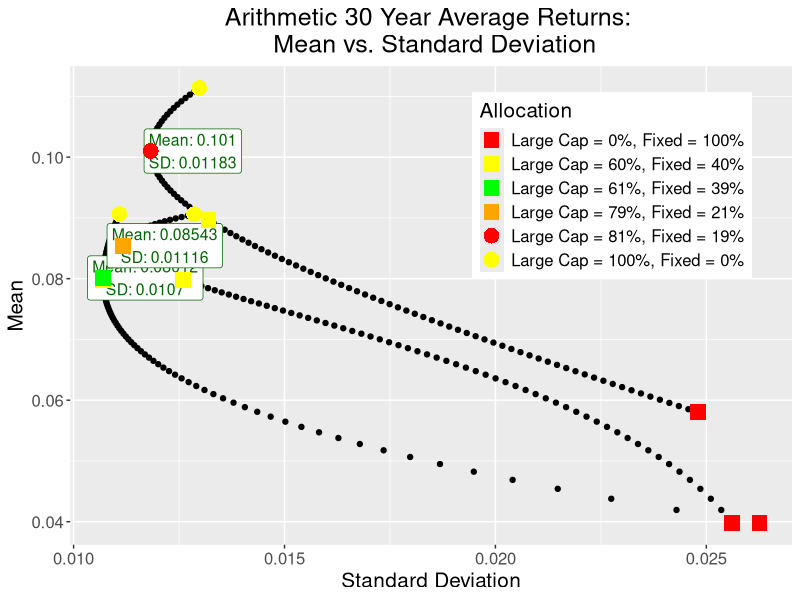

Reproduce this figure in R. (Note: this script raises an error after producing the figure.)
## ---- chunk 1
knitr::opts_chunk$set(echo = TRUE)
library(dplyr)
install.packages("plotrix")
library(plotrix)
library(ggplot2)
library(lubridate)
install.packages("ggrepel")
library(ggrepel)
library(readxl)
## ---- chunk 2

Monthly_Data <- read_excel("Project 2 Historical Data.xlsx", 
    sheet = "60-40 Returns Monthly", range = "B10:D1174")

Monthly_Data1 <- read_excel("Project 2 Historical Data.xlsx", 
    sheet = "60-40 Returns Monthly", range = "B10:D1174")

Monthly_Data1 = Monthly_Data
Monthly_Data1[c(2,3)] = 1 + Monthly_Data1[c(2,3)] 

vect0 = vector()
for(i in 0:100){
  vect0 = append(vect0, paste0("Folio ", i, "/",100-i))
}

Monthly_Data2 = Monthly_Data1
Monthly_Data3 = Monthly_Data1

# 12-month returns
for(i in 1:805){
  x=i
  y=x+359
  Monthly_Data1$`Large Cap TR`[i] = prod(Monthly_Data1$`Large Cap TR`[x:y])-1
  Monthly_Data1$FIXED[i] = prod(Monthly_Data1$FIXED[x:y])-1
  Monthly_Data2$`Large Cap TR`[i] = sum(Monthly_Data2$`Large Cap TR`[x:y])/360 - 1
  Monthly_Data2$FIXED[i] = sum(Monthly_Data2$FIXED[x:y])/360 - 1
  Monthly_Data3$`Large Cap TR`[i] = prod(Monthly_Data3$`Large Cap TR`[x:y])^(1/360)-1
  Monthly_Data3$FIXED[i] = prod(Monthly_Data3$FIXED[x:y])^(1/360)-1}






# 12-month allocation returns
for(i in 0:100){
  alpha = i/100
  Monthly_Data1[paste0("Folio", i)] = NA
  Monthly_Data2[paste0("Folio", i)] = NA
  Monthly_Data3[paste0("Folio", i)] = NA
  for(j in 1:805){
    Monthly_Data1[j, i+4] = alpha*Monthly_Data1$`Large Cap TR`[j] + (1-alpha)*Monthly_Data1$FIXED[j]
    Monthly_Data2[j, i+4] = alpha*Monthly_Data2$`Large Cap TR`[j] + (1-alpha)*Monthly_Data2$FIXED[j]
    Monthly_Data3[j, i+4] = alpha*Monthly_Data3$`Large Cap TR`[j] + (1-alpha)*Monthly_Data3$FIXED[j]
    }}
Monthly_Data1 = Monthly_Data1[,4:104]
Monthly_Data2 = Monthly_Data2[,4:104]
Monthly_Data3 = Monthly_Data3[,4:104]



Monthly_Data1 = Monthly_Data1[1:805,]
Monthly_Data2 = Monthly_Data2[1:805,]
Monthly_Data3 = Monthly_Data3[1:805,]

Monthly_Data1 = Monthly_Data1^(1/36)-1
Monthly_Data2 = (1+Monthly_Data2)^(12)-1
Monthly_Data3 = (1+Monthly_Data3)^(12)-1


stat = Monthly_Data1[1:101, 1:8]
stat[,1:8]=NA
colnames(stat) = c("Allocation", "Num", "Compound_Mean", "Compound_std", "Arith_Mean", "Arith_std", "Geom_Mean", "Geom_std")
stat$Allocation = colnames(Monthly_Data1)[1:101]
stat["Num"] = c(seq(0,100,1))



for(i in 0:100){
  stat[i+1, 3] = sum(Monthly_Data1[, i+1])/805
  stat[i+1, 4] = sqrt(var(Monthly_Data1[, i+1]))
  stat[i+1, 5] = sum(Monthly_Data1[, i+1])/805
  stat[i+1, 6] = sqrt(var(Monthly_Data2[, i+1]))
  stat[i+1, 7] = sum(Monthly_Data3[, i+1])/805
  stat[i+1, 8] = sqrt(var(Monthly_Data3[, i+1]))}

Allocation = vector()
for(i in 0:100){
  Allocation = append(Allocation, paste0("Large Cap = ", i, "%, Fixed = ", 100-i, "%"))}
stat$Allocation = c(Allocation)

stat$Allocation = factor(stat$Allocation, levels = c(stat$Allocation))



for(i in c(4,6,8)){
  frame = stat[,  c(1:2, i, i-1)]
  min1 = min(frame[,3])
  max1 = max(frame[,3])
  min2 = min(frame[,4])
  max2 = max(frame[,4])
  vect = vector()
  vect = append(vect, c(1,61,101))
  for(j in 1:101){
    if((frame[j, 3] == min1) | (frame[j, 3] == max1)){
      vect = append(vect, frame$Num[j+1])}
    if((frame[j, 4] == min2) | (frame[j, 4] == max2)){
      vect = append(vect, frame$Num[j+1])}}
  vect = unique(vect)
  vect = sort(vect)
  signif_pts = stat[c(vect), c(1:2, i, i-1)]
  signif_pts = signif_pts %>%
    mutate("Rank" = rank(signif_pts[,3]))
  signif_pts["Rank_Color"] = NA
  vect_col = vector()
  if(length(vect)==5){
    for(k in 1:length(vect)){
      if(as.integer(signif_pts$Rank[k]) == 1){
        vect_col = append(vect_col, "green")}
      else{
        if(as.integer(signif_pts$Rank[k]) == 2){
          vect_col = append(vect_col, "greenyellow")}
        else{
          if(as.integer(signif_pts$Rank[k]) == 3){
            vect_col = append(vect_col, "yellow")}
          else{
            if(as.integer(signif_pts$Rank[k]) == 4){
              vect_col = append(vect_col, "orange")}
            else{
              if(as.integer(signif_pts$Rank[k]) == 5){
                vect_col = append(vect_col, "red")}}}}}}}
  if(length(vect)==4){
    for(k in 1:length(vect)){
      if(as.integer(signif_pts$Rank[k]) == 1){
        vect_col = append(vect_col, "green")}
      else{
        if(as.integer(signif_pts$Rank[k]) == 2){
          vect_col = append(vect_col, "yellow")}
        else{
          if(as.integer(signif_pts$Rank[k]) == 3){
            vect_col = append(vect_col, "orange")}
          else{
            if(as.integer(signif_pts$Rank[k]) == 4){
              vect_col = append(vect_col, "red")}}}}}}
  if(length(vect)==3){
    for(k in 1:length(vect)){
      if(as.integer(signif_pts$Rank[k]) == 1){
        vect_col = append(vect_col, "green")}
      else{
        if(as.integer(signif_pts$Rank[k]) == 2){
          vect_col = append(vect_col, "orange")}
        else{
          if(as.integer(signif_pts$Rank[k]) == 3){
            vect_col = append(vect_col, "red")}}}}}
  signif_pts$Rank_Color = vect_col
  signif_pts["Type"] = colnames(signif_pts)[3]
  colnames(signif_pts)[3:4] = c("STD", "Mean")
  assign(paste0("signif1_", colnames(frame)[3]), signif_pts)}


signif_pts_all = rbind(signif1_Compound_std, signif1_Arith_std, signif1_Geom_std)



# significant_Losses_FIXa %>%
#   ggplot()+
#   geom_col(aes(x=abs(FIX60), y = Month, fill = Probability)) +
#   facet_wrap(~as.character(Year)) +
#   labs(title="12-Month Significant Losses on the Blended Fixed Income Fund for the 60/40 Portfolio",
#   x = "Investment Loss")+
#   scale_fill_manual(values  = c("< 5%" = "yellow",
#                                 "< 1%" = "orange",
#                                 "< 0.1%" = "orangered1")) +
#   geom_text(aes(x = abs(FIX60), y = Month, label = round(abs(FIX60), 4)), hjust=1) +
#   theme(plot.title = element_text(hjust = 0.5),
#         strip.text = element_text(size = 15),
#         axis.text = element_text(size = 12),
#         axis.title = element_text(size = 15),
#         title =element_text(size=18, face='bold'),
#         legend.text = element_text(size = 12))

name = "Compound"
name1 = "Arithmetic"
name2 = "Geometric"

df1 = stat[,c(1,2,3,4)]
colnames(df1)[3:4] = c("Mean", "Std")
df1$Allocation = paste0(name, ":", "\n", df1$Allocation)
df1["Type"] = "Compound"
df2 = stat[,c(1,2,5,6)]
colnames(df2)[3:4] = c("Mean", "Std")
df2$Allocation = paste0(name1, ":", "\n", df2$Allocation)
df2["Type"] = "Arith"
df3 = stat[,c(1,2,7,8)]
colnames(df3)[3:4] = c("Mean", "Std")
df3$Allocation = paste0(name2, ":", "\n", df3$Allocation)
df3["Type"] = "Geom"
stata = rbind(df1,df2,df3)


for(i in 1:12){
  if(signif_pts_all$Rank[i] == 1){
    signif_pts_all$Shape[i] = 15}
  if(signif_pts_all$Rank[i] == 2){
    signif_pts_all$Shape[i] = 16}
  if(signif_pts_all$Rank[i] == 3){
    signif_pts_all$Shape[i] = 17}
  if(signif_pts_all$Rank[i] == 4){
    signif_pts_all$Shape[i] = 18}
  
}


stata$Type = factor(stata$Type)

signif_pts_all["Shape"] = c(rep(15, 4), rep(16, 4), rep(17, 4))
# signif_pts_all$Allocation = factor(signif_pts_all$Allocation)
# signif_pts_all$Rank_Color = factor(signif_pts_all$Rank_Color)

signif_pts0 = signif_pts_all
col_pal <- c(signif_pts0$Rank_Color)
shape_pal <- c(signif_pts0$Shape)
ggplot(data = stata, aes(x= Std, y = Mean, facet = Type)) + geom_point() +
  geom_label(data=signif_pts0[c(3,7,11),], aes(x = STD, y = Mean, 
                                   label = paste0(
                                     "Mean: ", signif(Mean, 4), "\n", 
                                     "SD: ", signif(STD, 4))),
             color = "darkgreen", size=4, nudge_x = 0.001) + 
  geom_point(data = signif_pts0, aes(x = STD, y = Mean, color=Allocation, shape = Allocation), size=5)+
  scale_color_manual(values = col_pal) +
  scale_shape_manual(values = shape_pal) +
  labs(title = "Arithmetic 30 Year Average Returns: \n Mean vs. Standard Deviation") +
  ylab("Mean") +
  xlab("Standard Deviation") +
  theme(plot.title = element_text(hjust = 0.5, size =18),
        axis.text = element_text(size = 12),
        axis.title = element_text(size=15),
        legend.position = c(0.75, 0.75),
        legend.text = element_text(size=12),
        legend.title = element_text(size=15))

signif_pts0 = signif1_Compound_std
col_pal <- c(signif_pts0$Rank_Color)
ggplot(data = stat, aes(x= Compound_std, y = Compound_Mean)) + geom_point() +
  geom_label(data=signif_pts0[3,], aes(x = STD, y = Mean, 
                                   label = paste0(
                                     "Mean: ", signif(Mean, 4), "\n", 
                                     "SD: ", signif(STD, 4))),
             color = "darkgreen", size=4, nudge_x = 0.001) + 
  geom_point(data=signif_pts0, aes(color=Allocation), size=5)+
  scale_color_manual(values = col_pal[1:4]) +
  labs(title = "Arithmetic 30 Year Average Returns: \n Mean vs. Standard Deviation") +
  ylab("Mean") +
  xlab("Standard Deviation") +
  theme(plot.title = element_text(hjust = 0.5, size =18),
        axis.text = element_text(size = 12),
        axis.title = element_text(size=15),
        legend.position = c(0.75, 0.75),
        legend.text = element_text(size=12),
        legend.title = element_text(size=15))







# geom_point(data = stat, aes(x = Arith_std, y = Arith_Mean)) + 
#   geom_label(data=signif_pts_all[3,], aes(x = Arith_std, y = Arith_Mean, 
#                                    label = paste0(
#                                      "Mean: ", signif(Arith_Mean, 4), "\n", 
#                                      "SD: ", signif(Arith_std, 4))),
#              color = "darkgreen", size=4, nudge_x = 0.00015) +
#   geom_point(data = signif_pts1, aes(color = Allocation), size=5)
# 
# signif_pt = rbind(signif_pts0, signif_pts1, signif_pts2, na.)
# 
# 
# + 
#   geom_point(data = signif_pts1, aes(color=Allocation), size=5)+
#   geom_point(data = stat, aes(x = Geom_std, y = Geom_Mean)) + 
#   geom_label(data=signif_pts0[3,], aes(x = Geom_std, y = Geom_Mean, 
#                                    label = paste0(
#                                      "Mean: ", signif(Geom_Mean, 4), "\n", 
#                                      "SD: ", signif(Geom_std, 4))),
#              color = "darkgreen", size=4, nudge_x = 0.00015) + 
#   geom_point(data = signif_pts2, aes(color=Allocation), size=5)+
# `
## ---- chunk 3

# # Annual Allocation returns
# for(i in 0:100){
#   alpha = i/100
#   Data[paste0("Folio", i)] = NA
#   for(j in 1:97){
#     Data[j, length(colnames(Data))] = alpha*Data$LCTR_true[j] + (1-alpha)*Data$FIXED_true[j]}}

# Annual from Monthly
annual = data.frame(matrix(ncol=102,nrow=97))
colnames(annual) = colnames(Monthly_Data)[c(1, 4:104)]
x=1
for(i in 1:1153){
  if((i-1)%%12 ==0){
    annual[x,] = Monthly_Data[i,c(1,4:104)]
    annual[x,1] = year(Monthly_Data$Date[i])
    x = x + 1}}

# IB
IB <- read_excel("Project 2 Historical Data.xlsx",
    range = "AO11:AR1175", col_types = c("numeric",
        "skip", "skip", "numeric"))

IB["Date"] = Monthly_Data1$Date 
IB = IB[,c(3,1:2)]
IB_plus1 = IB


IB[,2:3] = 1 + IB[,2:3]
IB2 = IB
IB3 = IB


colnames(IB) = c("Date", "t_bill", "inflation")
IB_Monthly_cmp12 = IB
IB_Monthly_cmp12 = IB_Monthly_cmp12[1:1153,]
IB_Monthly_cmp12[,2:3]=NA
for(j in 2:3){
  for(i in 1:1153){
    x=i
    y1=x+11
    IB_Monthly_cmp12[i,j] = prod(IB_plus1[x:y1, j])-1}}

IB_annual_cmp12 = IB_Monthly_cmp12[1:97,]
x=1
for(i in 1:1153){
  if((i-1)%%12==0){
    IB_annual_cmp12[x,] = IB_Monthly_cmp12[i,]
    x=x+1}}

Annual_IB_Data_a = IB_annual_cmp12
colnames(Annual_IB_Data_a) = colnames(IB_annual_cmp12)
Annual_IB_Data_g = Annual_IB_Data_a

# Mean
Mean = annual
colnames(Mean)[2:102] = vect0
Mean1 = Mean
Mean1[,2:102] = Mean1[,2:102]+1
arith = Mean[1:68,]
# arith mean
arith[, c(2:102)] = NA
# arith sharpe
arith1 = arith
arith11 = arith
# arith risk reward ratio
arith_rrr = arith
# geom mean
Geom = arith
# geom sharpe
Geom1 = arith
Geom11 = arith
# geom risk reward ratio
Geom_rrr = arith

IB_annual_cmp12_g = IB_annual_cmp12
IB_annual_cmp12_g[,2:3] = 1 + IB_annual_cmp12_g[,2:3]

for(i in 1:2){
  for(j in 1:68){
    x=j
    y=x+29
    Annual_IB_Data_a[j, i+1] = sum(IB_annual_cmp12[x:y, i+1])/30
    Annual_IB_Data_g[j, i+1] = prod(IB_annual_cmp12_g[x:y, i+1])^(1/30)-1}}

Annual_IB_Data_a = Annual_IB_Data_a %>%
  mutate("diff" = Annual_IB_Data_a$t_bill - Annual_IB_Data_a$inflation)

Annual_IB_Data_g = Annual_IB_Data_g %>%
  mutate("diff" = Annual_IB_Data_g$t_bill - Annual_IB_Data_g$inflation)

for(i in 0:100){
  for(j in 1:68){
    x=j
    y=x+29
    arith[j,i+2] = mean(Mean[x:y, i+2])
    Geom[j,i+2] = (prod(Mean1[x:y, i+2]))^(1/30)-1}}


arith_CI = arith
Geom_CI = Geom

for(i in 0:100){
  for(j in 1:68){
    x=j
    y=x+29
    std = sqrt(var(Mean[x:y, i+2]))
    name = paste0("CI", i)
    arith_CI[j, i+2] = arith[j, i+2] - 1.96*std
    arith_rrr[j, i+2] = std/arith[j, i+2]
    arith1[j, i+2] = arith[j, i+2] - Annual_IB_Data_a$diff[j]
    arith1[j, i+2] = arith1[j, i+2]/std
    arith11[j, i+2] = arith[j, i+2] - Annual_IB_Data_a$t_bill[j]
    arith11[j, i+2] = arith11[j, i+2]/std
    Geom_CI[j, i+2] = Geom[j, i+2] - 1.96*std
    Geom_rrr[j, i+2] = std/Geom[j, i+2]
    Geom1[j, i+2] = Geom[j, i+2] - Annual_IB_Data_g$diff[j]
    Geom1[j, i+2] = Geom1[j, i+2]
    Geom11[j, i+2] = Geom[j, i+2] - Annual_IB_Data_g$t_bill[j]
    Geom11[j, i+2] = Geom11[j, i+2]/std}}




total = Mean1
total = total[1:68,]
total[,2:102]=NA
total_rrr = total
total_sharpe1 = total
total_sharpe2 = total
for(i in 0:100){
  for(j in 1:68){
    x=j
    y=x+29
    std = sd(Mean1[x:y, i+2])
    total[j,i+2] = (prod(Mean1[x:y, i+2]))
    total_sharpe1[j,i+2] = (((prod(Mean1[x:y, i+2])) - prod(IB_plus1[x:y, 2]) + prod(IB_plus1[x:y, 3]))/std)^(1/30)
    total_sharpe2[j,i+2] = (((prod(Mean1[x:y, i+2])) - prod(IB_plus1[x:y, 2]))/std)^(1/30)
    total_rrr[j,i+2]= (total[j,i+2]/std)^(1/30)}}

stats = data.frame(matrix(nrow=101, ncol = 26))
colnames(stats) = c("Allocation", "Spread_num", "arith_Mean", "arith_STD_DEV", "arith_Sharpe1", "arith_Sharpe1_std", "arith_Sharpe2", "arith_Sharpe2_std", "arith_RRR",  "arith_RRR_std", "Geom_Mean", "Geom_STD_DEV", "Geom_Sharpe1", "Geom_Sharpe1_std", "Geom_Sharpe2", "Geom_Sharpe2_std", "Geom_RRR",  "Geom_RRR_std", "Total_Return", "Total_Return_std", "Total_Sharpe1", "Total_Sharpe1_std", "Total_Sharpe2", "Total_Sharpe2_std", "Total_RRR", "Total_RRR_std")
stats$Spread_num = c(seq(0,100,1))
Allocation = vector()
for(i in 0:100){
  Allocation = append(Allocation, paste0("Large Cap = ", i, "%, Fixed = ", 100-i, "%"))}
stats$Allocation = c(Allocation)

# Stats
for(i in 0:100){
  stats$arith_Mean[i+1] = sum(arith[,i+2])/68
  stats$arith_STD_DEV[i+1] = sqrt(var(arith[, i+2]))
  stats$arith_Sharpe1[i+1] = sum(arith1[,i+2])/68
  stats$arith_Sharpe2[i+1] = sum(arith11[,i+2])/68
  stats$arith_Sharpe1_std[i+1] = sqrt(var(arith1[,i+2]))
  stats$arith_Sharpe2_std[i+1] = sqrt(var(arith11[,i+2]))
  stats$arith_RRR[i+1] = sum(arith_rrr[,i+2])/68
  stats$arith_RRR_std[i+1] = sqrt(var(arith_rrr[,i+2]))
  stats$Geom_Mean[i+1] = sum(Geom[,i+2])/68
  stats$Geom_STD_DEV[i+1] = sqrt(var(Geom[, i+2]))
  stats$Geom_Sharpe1[i+1] = sum(Geom1[,i+2])/68
  stats$Geom_Sharpe2[i+1] = sum(Geom11[,i+2])/68
  stats$Geom_Sharpe1_std[i+1] = sqrt(var(Geom1[,i+2]))
  stats$Geom_Sharpe2_std[i+1] = sqrt(var(Geom11[,i+2]))
  stats$Geom_RRR[i+1] = sum(Geom_rrr[,i+2])/68
  stats$Geom_RRR_std[i+1] = sqrt(var(Geom_rrr[,i+2]))
  stats$Total_Return[i+1] = sum(total[, i+2])/68
  stats$Total_Return_std[i+1] = sqrt(var(total[, i+2]))
  stats$Total_RRR[i+1] = sum(total_rrr[, i+2])/68
  stats$Total_RRR_std[i+1] = sqrt(var(total_rrr[, i+2]))
  stats$Total_Sharpe1[i+1] = sum(total_sharpe1[, i+2])/68
  stats$Total_Sharpe1_std[i+1] = sqrt(var(total_sharpe1[, i+2]))
  stats$Total_Sharpe2[i+1] = sum(total_sharpe2[, i+2])/68
  stats$Total_Sharpe2_std[i+1] = sqrt(var(total_sharpe2[, i+2]))}


stats2 = data.frame(matrix(nrow=101, ncol = 28))
colnames(stats2) = c("Allocation", "Spread_num", "arith_CI", "arith_CI2", "arith_Sharpe1_CI", "arith_Sharpe1_CI2", "arith_Sharpe2_CI", "arith_Sharpe2_CI2", "arith_RRR_CI", "arith_RRR_CI2", "Geom_CI", "Geom_CI2", "Geom_Sharpe1_CI", "Geom_Sharpe1_CI2", "Geom_Sharpe2_CI", "Geom_Sharpe2_CI2", "Geom_RRR_CI", "Geom_RRR_CI2", "Total_Return_CI", "Total_Return_CI2", "Total_Sharpe1_CI", "Total_Sharpe1_CI2", "Total_Sharpe2_CI", "Total_Sharpe2_CI2", "Total_RRR_CI", "Total_RRR_CI2", "Prob", "Prob2")
stats2[,1:2] = stats[, 1:2]

# Stats
for(i in 0:100){
  stats2$arith_CI[i+1] = stats$arith_Mean[i+1] - 1.96 * stats$arith_STD_DEV[i+1]
  stats2$arith_CI2[i+1] = stats$arith_Mean[i+1] + 1.96 * stats$arith_STD_DEV[i+1]
  stats2$arith_Sharpe1_CI[i+1] = stats$arith_Sharpe1[i+1] - 1.96 * stats$arith_Sharpe1_std[i+1]
  stats2$arith_Sharpe1_CI2[i+1] = stats$arith_Sharpe1[i+1] + 1.96 * stats$arith_Sharpe1_std[i+1]
  stats2$arith_Sharpe2_CI[i+1] = stats$arith_Sharpe2[i+1] - 1.96 * stats$arith_Sharpe2_std[i+1]
  stats2$arith_Sharpe2_CI2[i+1] = stats$arith_Sharpe2[i+1] + 1.96 * stats$arith_Sharpe2_std[i+1]
  stats2$arith_RRR_CI[i+1] = stats$arith_RRR[i+1] - 1.96 * stats$arith_RRR_std[i+1]
  stats2$arith_RRR_CI2[i+1] = stats$arith_RRR[i+1] + 1.96 * stats$arith_RRR_std[i+1]
  stats2$Geom_CI[i+1] = stats$Geom_Mean[i+1] - 1.96 * stats$Geom_STD_DEV[i+1]
  stats2$Geom_CI2[i+1] = stats$Geom_Mean[i+1] + 1.96 * stats$Geom_STD_DEV[i+1]
  stats2$Geom_Sharpe1_CI[i+1] = stats$Geom_Sharpe1[i+1] - 1.96 * stats$Geom_Sharpe1_std[i+1]
  stats2$Geom_Sharpe1_CI2[i+1] = stats$Geom_Sharpe1[i+1] + 1.96 * stats$Geom_Sharpe1_std[i+1]
  stats2$Geom_Sharpe2_CI[i+1] = stats$Geom_Sharpe2[i+1] - 1.96 * stats$Geom_Sharpe2_std[i+1]
  stats2$Geom_Sharpe2_CI2[i+1] = stats$Geom_Sharpe2[i+1] + 1.96 * stats$Geom_Sharpe2_std[i+1]
  stats2$Geom_RRR_CI[i+1] = stats$Geom_RRR[i+1] - 1.96 * stats$Geom_RRR_std[i+1]
  stats2$Geom_RRR_CI2[i+1] = stats$Geom_RRR[i+1] + 1.96 * stats$Geom_RRR_std[i+1]
  stats2$Total_Return_CI[i+1] = stats$Total_Return[i+1] - 1.96 * stats$Total_Return_std[i+1]
  stats2$Total_Return_CI2[i+1] = stats$Total_Return[i+1] + 1.96 * stats$Total_Return_std[i+1]
  stats2$Total_RRR_CI[i+1] = stats$Total_RRR[i+1] - 1.96 * stats$Total_RRR_std[i+1]
  stats2$Total_RRR_CI2[i+1] = stats$Total_RRR[i+1] + 1.96 * stats$Total_RRR_std[i+1]
  stats2$Total_Sharpe1_CI[i+1] = stats$Total_Sharpe1[i+1] - 1.96 * stats$Total_Sharpe1_std[i+1]
  stats2$Total_Sharpe1_CI2[i+1] = stats$Total_Sharpe1[i+1] + 1.96 * stats$Total_Sharpe1_std[i+1]
  stats2$Total_Sharpe2_CI[i+1] = stats$Total_Sharpe2[i+1] - 1.96 * stats$Total_Sharpe2_std[i+1]
  stats2$Total_Sharpe2_CI2[i+1] = stats$Total_Sharpe2[i+1] + 1.96 * stats$Total_Sharpe2_std[i+1]
  stats2[i+1,27] = pnorm(1, mean = stats$arith_RRR[i+1], sd = stats$arith_RRR_std[i+1], lower.tail = TRUE)
  stats2[i+1,28] = pnorm(1, mean = stats$Geom_RRR[i+1], sd = stats$Geom_RRR_std[i+1], lower.tail = TRUE)}

stats2$Allocation = factor(stats2$Allocation, levels = c(stats2$Allocation))
stats$Allocation = factor(stats$Allocation, levels = c(stats$Allocation))

pnorm(0.1, lower.tail = FALSE)

## ---- chunk 4
for(i  in c(4,6,8,10,12,14,16,18,20,22,24,26)){
  frame = stats[,  c(1,2, i, i-1)]
  min = min(frame[,3])
  max = max(frame[,3])
  vect = vector()
  vect = append(vect, c(1,61,101))
  for(j in 1:101){
    if((frame[j, 3] == min) | (frame[j, 3] == max)){
      vect = append(vect, frame[j+1, 2])}}
  vect = unique(vect)
  if(i==14){
    vect = append(vect, 32)}
  if(i==16){
    vect = append(vect, 69)}
  if(i==20){
    vect = append(vect, 90)} 
  if(i==24){
    vect = append(vect, 78)} 
  if(i==26){
    vect = append(vect, 83)} 
  if(i==22){
    vect = append(vect, 12)}
  vect = sort(vect)
  signif_pts = stats[c(vect), c(1,2, i, i-1)]
  signif_pts = signif_pts %>%
    mutate("Rank" = rank(signif_pts[,3]))
  signif_pts["Rank_Color"] = NA
  vect_col = vector()
  if(length(vect)==5){
    for(k in 1:length(vect)){
      if(as.integer(signif_pts$Rank[k]) == 1){
        vect_col = append(vect_col, "green")}
      else{
        if(as.integer(signif_pts$Rank[k]) == 2){
          vect_col = append(vect_col, "greenyellow")}
        else{
          if(as.integer(signif_pts$Rank[k]) == 3){
            vect_col = append(vect_col, "yellow")}
          else{
            if(as.integer(signif_pts$Rank[k]) == 4){
              vect_col = append(vect_col, "orange")}
            else{
              if(as.integer(signif_pts$Rank[k]) == 5){
                vect_col = append(vect_col, "red")}}}}}}}
  if(length(vect)==4){
    for(k in 1:length(vect)){
      if(as.integer(signif_pts$Rank[k]) == 1){
        vect_col = append(vect_col, "green")}
      else{
        if(as.integer(signif_pts$Rank[k]) == 2){
          vect_col = append(vect_col, "yellow")}
        else{
          if(as.integer(signif_pts$Rank[k]) == 3){
            vect_col = append(vect_col, "orange")}
          else{
            if(as.integer(signif_pts$Rank[k]) == 4){
              vect_col = append(vect_col, "red")}}}}}}
  if(length(vect)==3){
    for(k in 1:length(vect)){
      if(as.integer(signif_pts$Rank[k]) == 1){
        vect_col = append(vect_col, "green")}
      else{
        if(as.integer(signif_pts$Rank[k]) == 2){
          vect_col = append(vect_col, "orange")}
        else{
          if(as.integer(signif_pts$Rank[k]) == 3){
            vect_col = append(vect_col, "red")}}}}}
  signif_pts$Rank_Color = vect_col
  assign(paste0("signif1_", colnames(frame)[3]), signif_pts)}


for(i in c(3,5,7,9,11,13,15,17,19,21,23,25,27,28)){
  if(i!=27 & i!=28){
    frame = stats2[,  c(1,2, i, i+1)]}
  if(i==27 | i==28){
    frame = stats2[, c(1,2, i)]}
  min = min(frame[,3])
  max = max(frame[,3])
  vect = vector()
  vect = append(vect, c(1,61,101))
  if(i==3){
    vect = append(vect, 81)}
  if(i==11){
    vect = append(vect, 78)}
  if(i==23){
    vect = append(vect, 20)}
  if(i==25){
    vect = append(vect, 77)}
  if(i==25){
    vect = append(vect, 77)}
  if(i==21){
    vect = append(vect, 18)}
  for(j in 1:101){
    if((frame[j, 3] == min) | (frame[j, 3] == max)){
      vect = append(vect, frame[j+1, 2])}}
  vect = unique(vect)
  vect = sort(vect)
  if(i!=27 & i!=28){
    signif_pts = stats2[c(vect), c(1,2, i, i+1)]}
  if(i==27 | i==28){
    signif_pts = stats2[c(vect), c(1,2, i)]}
  if(i==9 | i==17 | i==21){
    signif_pts = signif_pts %>%
      mutate("Rank" = rank(signif_pts[,3]))}
  if(i!=9 & i !=17 & i!=21){
    if(length(vect)==3){
      signif_pts = signif_pts %>%
        mutate("Rank" = 4-rank(signif_pts[,3]))}
    else{
      if(length(vect)==4){
        signif_pts = signif_pts %>%
          mutate("Rank" = 5-rank(signif_pts[,3]))}
      else{
      if(length(vect)==5){
        signif_pts = signif_pts %>%
          mutate("Rank" = 6-rank(signif_pts[,3]))}}}}
  signif_pts["Rank_Color"] = NA
  vect_col = vector()
  if(length(vect)==5){
    for(k in 1:length(vect)){
      if(as.integer(signif_pts$Rank[k]) == 1){
        vect_col = append(vect_col, "green")}
      else{
        if(as.integer(signif_pts$Rank[k]) == 2){
          vect_col = append(vect_col, "greenyellow")}
        else{
          if(as.integer(signif_pts$Rank[k]) == 3){
            vect_col = append(vect_col, "yellow")}
          else{
            if(as.integer(signif_pts$Rank[k]) == 4){
              vect_col = append(vect_col, "orange")}
            else{
              if(as.integer(signif_pts$Rank[k]) == 5){
                vect_col = append(vect_col, "red")}}}}}}}
  if(length(vect)==4){
    for(k in 1:length(vect)){
      if(as.integer(signif_pts$Rank[k]) == 1){
        vect_col = append(vect_col, "green")}
      else{
        if(as.integer(signif_pts$Rank[k]) == 2){
          vect_col = append(vect_col, "yellow")}
        else{
          if(as.integer(signif_pts$Rank[k]) == 3){
            vect_col = append(vect_col, "orange")}
          else{
            if(as.integer(signif_pts$Rank[k]) == 4){
              vect_col = append(vect_col, "red")}}}}}}
  if(length(vect)==3){
    for(k in 1:length(vect)){
      if(as.integer(signif_pts$Rank[k]) == 1){
        vect_col = append(vect_col, "green")}
      else{
        if(as.integer(signif_pts$Rank[k]) == 2){
          vect_col = append(vect_col, "orange")}
        else{
          if(as.integer(signif_pts$Rank[k]) == 3){
            vect_col = append(vect_col, "red")}}}}}
  signif_pts$Rank_Color = vect_col
  assign(paste0("signif_", colnames(frame)[3]), signif_pts)}
## ---- chunk 5
# 30 yr arithmetic CI
signif_pts0 = signif_arith_CI
col_pal <- c(signif_pts0$Rank_Color)
ggplot(data = stats2, aes(x = Spread_num, y = arith_CI)) + 
  geom_point() + 
  geom_label(data=signif_pts0[4,], aes(x = Spread_num, y = arith_CI, 
                                   label = paste0(
                                     "95% CI:", "\n", "[", round(arith_CI, 4), ", ", 
                                     round(arith_CI2, 4),"]")),
             color = "darkgreen", size=4, nudge_y = -0.01, nudge_x = -6) + 
  geom_point(data = signif_pts0, aes(color=Allocation), size=5)+
  scale_color_manual(values = col_pal)+
  labs(title = "Arithmetic 30 Year Average Returns: \n Confidence Interval") +
  ylab("Lower Bound") +
  xlab("Allocation (Large Cap)") +
  theme(plot.title = element_text(hjust = 0.5, size =18),
        axis.text = element_text(size = 12),
        axis.title = element_text(size=15),
        legend.position = c(0.75, 0.25),
        legend.text = element_text(size=12),
        legend.title = element_text(size=15))


# 30 yr arithmetic mean vs std
signif_pts0 = signif1_arith_STD_DEV
col_pal <- c(signif_pts0$Rank_Color)
ggplot(data = stats, aes(x = arith_STD_DEV, y = arith_Mean)) + 
  geom_point() + 
  geom_label(data=signif_pts0[3,], aes(x = arith_STD_DEV, y = arith_Mean, 
                                   label = paste0(
                                     "Mean: ", round(arith_Mean, 4), "\n", 
                                     "SD: ", round(arith_STD_DEV, 4))),
             color = "darkgreen", size=4, nudge_x = 0.002) + 
  geom_point(data = signif_pts0, aes(color=Allocation), size=5)+
  scale_color_manual(values = col_pal)+
  labs(title = "Arithmetic 30 Year Average Returns: \n Mean vs. Standard Deviation") +
  ylab("Mean") +
  xlab("Standard Deviation") +
  theme(plot.title = element_text(hjust = 0.5, size =18),
        axis.text = element_text(size = 12),
        axis.title = element_text(size=15),
        legend.position = c(0.75, 0.75),
        legend.text = element_text(size=12),
        legend.title = element_text(size=15))

## ---- chunk 6
# 30 yr arithmetic sharpe1 CI
signif_pts0 = signif_arith_Sharpe1_CI
col_pal <- c(signif_pts0$Rank_Color)
ggplot(data = stats2, aes(x = Spread_num, y = arith_Sharpe1_CI)) + 
  geom_point() + 
  geom_label(data=signif_pts0[2,], aes(x = Spread_num, y = arith_Sharpe1_CI, 
                                   label = paste0(
                                     "95% CI:", "\n", "[", round(arith_Sharpe1_CI, 4), ", ", 
                                     round(arith_Sharpe1_CI2, 4),"]")),
             color = "darkgreen", size=4, nudge_y = -0.03) + 
  geom_point(data = signif_pts0, aes(color=Allocation), size=5)+
  scale_color_manual(values = col_pal)+
  labs(title = "Arithmetic 30 Year Sharpe Ratio (Inflation Adjusted): \n Confidence Interval") +
  ylab("Lower Bound") +
  xlab("Allocation (Large Cap)") +
  theme(plot.title = element_text(hjust = 0.5, size =18),
        axis.text = element_text(size = 12),
        axis.title = element_text(size=15),
        legend.position = c(0.45, 0.25),
        legend.text = element_text(size=12),
        legend.title = element_text(size=15))




# 30 yr arithmetic mean sharpe ratio1
signif_pts0 = signif1_arith_Sharpe1_std
col_pal <- c(signif_pts0$Rank_Color)
ggplot(data = stats, aes(x = arith_Sharpe1_std, y = arith_Sharpe1)) +
  geom_point() +
  geom_label(data=signif_pts0[5,], aes(x = arith_Sharpe1_std, y = arith_Sharpe1,
                                   label = paste0(
                                     "Mean: ", round(arith_Sharpe1, 4), "\n",
                                     "SD: ", round(arith_Sharpe1_std, 4))),
             color = "darkgreen", size=4, nudge_x = 0.03, nudge_y = 0.035) +
  geom_point(data = signif_pts0, aes(color=Allocation), size=5)+
  scale_color_manual(values = col_pal)+
  labs(title = "Arithmetic 30 Year Sharpe Ratio (Inflation Adjusted): \n Mean vs. Standard Deviation") +
  ylab("Mean") +
  xlab("Standard Deviation") +
  theme(plot.title = element_text(hjust = 0.5, size =18),
        axis.text = element_text(size = 12),
        axis.title = element_text(size=15),
        legend.position = c(0.75, 0.275),
        legend.text = element_text(size=12),
        legend.title = element_text(size=15))



# 30 yr arith sharpe2 CI
signif_pts0 = signif_arith_Sharpe2_CI
col_pal <- c(signif_pts0$Rank_Color)
ggplot(data = stats2, aes(x = Spread_num, y = arith_Sharpe2_CI)) + 
  geom_point() + 
  geom_label(data=signif_pts0[3,], aes(x = Spread_num, y = arith_Sharpe2_CI, 
                                   label = paste0(
                                     "95% CI:", "\n", "[", round(arith_Sharpe2_CI, 4), ", ", 
                                     round(arith_Sharpe2_CI2, 4),"]")),
             color = "darkgreen", size=4, nudge_y = -0.04) + 
  geom_point(data = signif_pts0, aes(color=Allocation), size=5)+
  scale_color_manual(values = col_pal)+
  labs(title = "Arithmetic 30 Year Sharpe Ratio: \n Confidence Interval") +
  ylab("Lower Bound") +
  xlab("Allocation (Large Cap)") +
  theme(plot.title = element_text(hjust = 0.5, size =18),
        axis.text = element_text(size = 12),
        axis.title = element_text(size=15),
        legend.position = c(0.45, 0.25),
        legend.text = element_text(size=12),
        legend.title = element_text(size=15))



# 30 yr arith sharpe2
signif_pts0 = signif1_arith_Sharpe2_std
col_pal <- c(signif_pts0$Rank_Color)
ggplot(data = stats, aes(x = arith_Sharpe2_std, y = arith_Sharpe2)) + 
  geom_point() + 
  geom_label(data=signif_pts0[5,], aes(x = arith_Sharpe2_std, y = arith_Sharpe2, 
                                   label = paste0(
                                     "Mean: ", round(arith_Sharpe2, 4), "\n", 
                                     "SD: ", round(arith_Sharpe2_std, 4))),
             color = "darkgreen", size=4, nudge_x = 0.01, nudge_y = -0.02) + 
  geom_point(data = signif_pts0, aes(color=Allocation), size=5)+
  scale_color_manual(values = col_pal)+
  labs(title = "Arithmetic 30 Year Sharpe Ratio: \n Mean vs. Standard Deviation") +
  ylab("Mean") +
  xlab("Standard Deviation") +
  theme(plot.title = element_text(hjust = 0.5, size =18),
        axis.text = element_text(size = 12),
        axis.title = element_text(size=15),
        legend.position = c(0.25, 0.25),
        legend.text = element_text(size=12),
        legend.title = element_text(size=15))
## ---- chunk 7
# 30 yr arithmetic rrr ratio CI
signif_pts0 = signif_Prob
col_pal <- c(signif_pts0$Rank_Color)
ggplot(data = stats2, aes(x = Spread_num, y = Prob)) + 
  geom_point() + 
  geom_label(data=signif_pts0[2,], aes(x = Spread_num, y = Prob, 
                                   label = paste0(100* round(Prob, 4), "%")),
             color = "darkgreen", size=4, nudge_y = -0.05) + 
  geom_point(data = signif_pts0, aes(color=Allocation), size=5)+
  scale_color_manual(values = col_pal)+
  labs(title = "Arithmetic 30 Year Average Return: \n P[Risk Reward Ratio > 1]")+
  ylab("Probability") +
  xlab("Allocation (Large Cap)") +
  theme(plot.title = element_text(hjust = 0.5, size =18),
        axis.text = element_text(size = 12),
        axis.title = element_text(size=15),
        legend.position = c(0.75, 0.75),
        legend.text = element_text(size=12),
        legend.title = element_text(size=15))



# 30 yr arithmetic RRR
signif_pts0 = signif1_arith_RRR_std
col_pal <- c(signif_pts0$Rank_Color)
ggplot(data = stats, aes(x = arith_RRR_std, y = arith_RRR)) + 
  geom_point() + 
  geom_label(data=signif_pts0[2,], aes(x = arith_RRR_std, y = arith_RRR, 
                                   label = paste0(
                                     "Mean: ", round(arith_RRR, 4), "\n", 
                                     "SD: ", round(arith_RRR_std, 4))),
             color = "darkgreen", size=4, nudge_y = 0.12, nudge_x = 0.005) + 
  geom_point(data = signif_pts0, aes(color=Allocation), size=5)+
  scale_color_manual(values = col_pal)+
  labs(title = "Arithmetic 30 Year Average Return Risk Reward Ratio: \n Mean vs. Standard Deviation") +
  ylab("Mean") +
  xlab("Standard Deviation") +
  theme(plot.title = element_text(hjust = 0.5, size =18),
        axis.text = element_text(size = 12),
        axis.title = element_text(size=15),
        legend.position = c(0.25, 0.7),
        legend.text = element_text(size=12),
        legend.title = element_text(size=15))
## ---- chunk 8
# 30 yr Geommtric mean CI
signif_pts0 = signif_Geom_CI
col_pal <- c(signif_pts0$Rank_Color)
ggplot(data = stats2, aes(x = Spread_num, y = Geom_CI)) + 
  geom_point() + 
  geom_label(data=signif_pts0[4,], aes(x = Spread_num, y = Geom_CI, 
                                   label = paste0(
                                     "95% CI:", "\n", "[", round(Geom_CI, 4), ", ", 
                                     round(Geom_CI2, 4),"]")),
             color = "darkgreen", size=4, nudge_y = -0.01, nudge_x = -6) + 
  geom_point(data = signif_pts0, aes(color=Allocation), size=5)+
  scale_color_manual(values = col_pal)+
  labs(title = "Geometric 30 Year Average Returns: \n Confidence Interval") +
  ylab("Lower Bound") +
  xlab("Allocation (Large Cap)") +
  theme(plot.title = element_text(hjust = 0.5, size =18),
        axis.text = element_text(size = 12),
        axis.title = element_text(size=15),
        legend.position = c(0.75, 0.25),
        legend.text = element_text(size=12),
        legend.title = element_text(size=15))



# 30 yr Geometric mean vs std
signif_pts0 = signif1_Geom_STD_DEV
col_pal <- c(signif_pts0$Rank_Color)
ggplot(data = stats, aes(x = Geom_STD_DEV, y = Geom_Mean)) + 
  geom_point() + 
  geom_label(data=signif_pts0[3,], aes(x = Geom_STD_DEV, y = Geom_Mean, 
                                   label = paste0(
                                     "Mean: ", round(Geom_Mean, 4), "\n", 
                                     "SD: ", round(Geom_STD_DEV, 4))),
             color = "darkgreen", size=4, nudge_x = 0.002) + 
  geom_point(data = signif_pts0, aes(color=Allocation), size=5)+
  scale_color_manual(values = col_pal)+
  labs(title = "Geometric 30 Year Average Returns: \n Mean vs. Standard Deviation") +
  ylab("Mean") +
  xlab("Standard Deviation") +
  theme(plot.title = element_text(hjust = 0.5, size =18),
        axis.text = element_text(size = 12),
        axis.title = element_text(size=15),
        legend.position = c(0.75, 0.75),
        legend.text = element_text(size=12),
        legend.title = element_text(size=15))
## ---- chunk 9

# 30 yr Geometric sharpe1 CI
signif_pts0 = signif_Geom_Sharpe1_CI
col_pal <- c(signif_pts0$Rank_Color)
ggplot(data = stats2, aes(x = Spread_num, y = Geom_Sharpe1_CI)) + 
  geom_point() + 
  geom_label(data=signif_pts0[3,], aes(x = Spread_num, y = Geom_Sharpe1_CI, 
                                   label = paste0(
                                     "95% CI:", "\n", "[", round(Geom_Sharpe1_CI, 4), ", ", 
                                     round(Geom_Sharpe1_CI2, 4),"]")),
             color = "darkgreen", size=4, nudge_y = -0.01) + 
  geom_point(data = signif_pts0, aes(color=Allocation), size=5)+
  scale_color_manual(values = col_pal)+
  labs(title = "Geometric 30 Year Sharpe Ratio (Inflation Adjusted): \n Confidence Interval") +
  ylab("Lower Bound") +
  xlab("Allocation (Large Cap)") +
  theme(plot.title = element_text(hjust = 0.5, size =18),
        axis.text = element_text(size = 12),
        axis.title = element_text(size=15),
        legend.position = c(0.45, 0.25),
        legend.text = element_text(size=12),
        legend.title = element_text(size=15))



# 30 yr Geometric mean sharpe ratio1
signif_pts0 = signif1_Geom_Sharpe1_std
col_pal <- c(signif_pts0$Rank_Color)
ggplot(data = stats, aes(x = Geom_Sharpe1_std, y = Geom_Sharpe1)) +
  geom_point() +
  geom_label(data=signif_pts0[3,], aes(x = Geom_Sharpe1_std, y = Geom_Sharpe1,
                                   label = paste0(
                                     "Mean: ", round(Geom_Sharpe1, 4), "\n",
                                     "SD: ", round(Geom_Sharpe1_std, 4))),
             color = "darkgreen", size=4, nudge_x = 0.0005) +
  geom_point(data = signif_pts0, aes(color=Allocation), size=5)+
  scale_color_manual(values = col_pal)+
  labs(title = "Geometric 30 Year Sharpe Ratio (Inflation Adjusted): \n Mean vs. Standard Deviation") +
  ylab("Mean") +
  xlab("Standard Deviation") +
  theme(plot.title = element_text(hjust = 0.5, size =18),
        axis.text = element_text(size = 12),
        axis.title = element_text(size=15),
        legend.position = c(0.75, 0.3),
        legend.text = element_text(size=12),
        legend.title = element_text(size=15))


# 30 yr Geometric sharpe2 CI
signif_pts0 = signif_Geom_Sharpe2_CI
col_pal <- c(signif_pts0$Rank_Color)
ggplot(data = stats2, aes(x = Spread_num, y = Geom_Sharpe2_CI)) + 
  geom_point() + 
  geom_label(data=signif_pts0[3,], aes(x = Spread_num, y = Geom_Sharpe2_CI, 
                                   label = paste0(
                                     "95% CI:", "\n", "[", round(Geom_Sharpe2_CI, 4), ", ", 
                                     round(Geom_Sharpe2_CI2, 4),"]")),
             color = "darkgreen", size=4, nudge_y = -0.05) + 
  geom_point(data = signif_pts0, aes(color=Allocation), size=5)+
  scale_color_manual(values = col_pal)+
  labs(title = "Geometric 30 Year Sharpe Ratio: \n Confidence Interval") +
  ylab("Lower Bound") +
  xlab("Allocation (Large Cap)") +
  theme(plot.title = element_text(hjust = 0.5, size =18),
        axis.text = element_text(size = 12),
        axis.title = element_text(size=15),
        legend.position = c(0.45, 0.25),
        legend.text = element_text(size=12),
        legend.title = element_text(size=15))



# 30 yr Geom sharpe2
signif_pts0 = signif1_Geom_Sharpe2_std
col_pal <- c(signif_pts0$Rank_Color)
ggplot(data = stats, aes(x = Geom_Sharpe2_std, y = Geom_Sharpe2)) + 
  geom_point() + 
  geom_label(data=signif_pts0[5,], aes(x = Geom_Sharpe2_std, y = Geom_Sharpe2, 
                                   label = paste0(
                                     "Mean: ", round(Geom_Sharpe2, 4), "\n", 
                                     "SD: ", round(Geom_Sharpe2_std, 4))),
             color = "darkgreen", size=4, nudge_x = 0.01, nudge_y = -0.025) + 
  geom_point(data = signif_pts0, aes(color=Allocation), size=5)+
  scale_color_manual(values = col_pal)+
  labs(title = "Geometric 30 Year Sharpe Ratio: \n Mean vs. Standard Deviation") +
  ylab("Mean") +
  xlab("Standard Deviation") +
  theme(plot.title = element_text(hjust = 0.5, size =18),
        axis.text = element_text(size = 12),
        axis.title = element_text(size=15),
        legend.position = c(0.45, 0.25),
        legend.text = element_text(size=12),
        legend.title = element_text(size=15))
## ---- chunk 10

signif_pts0 = signif_Prob2
col_pal <- c(signif_pts0$Rank_Color)
ggplot(data = stats2, aes(x = Spread_num, y = Prob2)) + 
  geom_point() + 
  geom_label(data=signif_pts0[2,], aes(x = Spread_num, y = Prob2, 
                                   label = paste0(100* round(Prob2, 4), "%")),
             color = "darkgreen", size=4, nudge_y = -0.05) + 
  geom_point(data = signif_pts0, aes(color=Allocation), size=5)+
  scale_color_manual(values = col_pal)+
  labs(title = "Geometric 30 Year Average Return: \n P[Risk Reward Ratio > 1]")+
  ylab("Probability") +
  xlab("Allocation (Large Cap)") +
  theme(plot.title = element_text(hjust = 0.5, size =18),
        axis.text = element_text(size = 12),
        axis.title = element_text(size=15),
        legend.position = c(0.75, 0.75),
        legend.text = element_text(size=12),
        legend.title = element_text(size=15))


# 30 yr Geometric RRR
signif_pts0 = signif1_Geom_RRR_std
col_pal <- c(signif_pts0$Rank_Color)
ggplot(data = stats, aes(x = Geom_RRR_std, y = Geom_RRR)) + 
  geom_point() + 
  geom_label(data=signif_pts0[2,], aes(x = Geom_RRR_std, y = Geom_RRR, 
                                   label = paste0(
                                     "Mean: ", round(Geom_RRR, 4), "\n", 
                                     "SD: ", round(Geom_RRR_std, 4))),
             color = "darkgreen", size=4, nudge_y = 0.12, nudge_x = 0.01) + 
  geom_point(data = signif_pts0, aes(color=Allocation), size=5)+
  scale_color_manual(values = col_pal)+
  labs(title = "Geometric 30 Year Average Return Risk Reward Ratio: \n Mean vs. Standard Deviation") +
  ylab("Mean") +
  xlab("Standard Deviation") +
  theme(plot.title = element_text(hjust = 0.5, size =18),
        axis.text = element_text(size = 12),
        axis.title = element_text(size=15),
        legend.position = c(0.25, 0.75),
        legend.text = element_text(size=12),
        legend.title = element_text(size=15))
## ---- chunk 11
# 30 yr total compounded returns  CI
signif_pts0 = signif_Total_Return_CI
col_pal <- c(signif_pts0$Rank_Color)
ggplot(data = stats2, aes(x = Spread_num, y = Total_Return_CI)) + 
  geom_point() + 
  geom_label(data=signif_pts0[3,], aes(x = Spread_num, y = Total_Return_CI, 
                                   label = paste0(
                                     "95% CI:", "\n", "[", round(Total_Return_CI, 4), ", ", 
                                     round(Total_Return_CI2, 4),"]")),
             color = "darkgreen", size=4, nudge_y = -1) + 
  geom_point(data = signif_pts0, aes(color=Allocation), size=5)+
  scale_color_manual(values = col_pal)+
  labs(title = "Compounded 30 Year Average Returns: \n Confidence Interval") +
  ylab("Lower Bound") +
  xlab("Allocation (Large Cap)") +
  theme(plot.title = element_text(hjust = 0.5, size =18),
        axis.text = element_text(size = 12),
        axis.title = element_text(size=15),
        legend.position = c(0.75, 0.25),
        legend.text = element_text(size=12),
        legend.title = element_text(size=15))


# 30 yr cmpd mean vs std
signif_pts0 = signif1_Total_Return_std
col_pal <- c(signif_pts0$Rank_Color)
ggplot(data = stats, aes(x = Total_Return_std, y = Total_Return)) + 
  geom_point() + 
  geom_label(data=signif_pts0[1,], aes(x = Total_Return_std, y = Total_Return, 
                                   label = paste0("Mean: ", round(Total_Return, 4), "\n", 
                                     "SD: ", round(Total_Return_std, 4))),
             color = "darkgreen", size=4, nudge_x = 1, nudge_y = 0.5) + 
  geom_point(data = signif_pts0, aes(color=Allocation), size=5)+
  scale_color_manual(values = col_pal)+
  labs(title = "Annually Compounded 30 Year Average Returns: \n Mean vs. Standard Deviation") +
  ylab("Mean") +
  xlab("Standard Deviation") +
  theme(plot.title = element_text(hjust = 0.5, size =18),
        axis.text = element_text(size = 12),
        axis.title = element_text(size=15),
        legend.position = c(0.75, 0.25),
        legend.text = element_text(size=12),
        legend.title = element_text(size=15))

## ---- chunk 12
# 30 yr cmpd sharpe1 CI
signif_pts0 = signif_Total_Sharpe1_CI
col_pal <- c(signif_pts0$Rank_Color)
ggplot(data = stats2, aes(x = Spread_num, y = Total_Sharpe1_CI)) + 
  geom_point() + 
  geom_label(data=signif_pts0[4,], aes(x = Spread_num, y = Total_Sharpe1_CI, 
                                   label = paste0(
                                     "95% CI:", "\n", "[", round(Total_Sharpe1_CI, 4), ", ", 
                                     round(Total_Sharpe1_CI2, 4),"]")),
             color = "darkgreen", size=4, nudge_y = -0.0015) + 
  geom_point(data = signif_pts0, aes(color=Allocation), size=5)+
  scale_color_manual(values = col_pal)+
  labs(title = "Compounded 30 Year Sharpe Ratio (Inflation Adjusted): \n Confidence Interval") +
  ylab("Lower Bound") +
  xlab("Allocation (Large Cap)") +
  theme(plot.title = element_text(hjust = 0.5, size =18),
        axis.text = element_text(size = 12),
        axis.title = element_text(size=15),
        legend.position = c(0.75, 0.25),
        legend.text = element_text(size=12),
        legend.title = element_text(size=15))



# 30 yr compounded returns sharpe ratio1
signif_pts0 = signif1_Total_Sharpe1_std
col_pal <- c(signif_pts0$Rank_Color)
ggplot(data = stats, aes(x = Total_Sharpe1_std, y = Total_Sharpe1)) +
  geom_point() +
  geom_label(data=signif_pts0[2,], aes(x = Total_Sharpe1_std, y = Total_Sharpe1,
                                   label = paste0(
                                     "Mean: ", round(Total_Sharpe1, 4), "\n",
                                     "SD: ", round(Total_Sharpe1_std, 4))),
             color = "darkgreen", size=4, nudge_x = 0.0005) +
  geom_point(data = signif_pts0, aes(color=Allocation), size=5)+
  scale_color_manual(values = col_pal)+
  labs(title = "Compounded 30 Year Sharpe Ratio (Inflation Adjusted): \n Mean vs. Standard Deviation") +
  ylab("Mean") +
  xlab("Standard Deviation") +
  theme(plot.title = element_text(hjust = 0.5, size =18),
        axis.text = element_text(size = 12),
        axis.title = element_text(size=15),
        legend.position = c(0.75, 0.5),
        legend.text = element_text(size=12),
        legend.title = element_text(size=15))


# 30 yr cmpd sharpe2 CI
signif_pts0 = signif_Total_Sharpe2_CI
col_pal <- c(signif_pts0$Rank_Color)
ggplot(data = stats2, aes(x = Spread_num, y = Total_Sharpe2_CI)) + 
  geom_point() + 
  geom_label(data=signif_pts0[3,], aes(x = Spread_num, y = Total_Sharpe2_CI, 
                                   label = paste0(
                                     "95% CI:", "\n", "[", round(Total_Sharpe2_CI, 4), ", ", 
                                     round(Total_Sharpe2_CI2, 4),"]")),
             color = "darkgreen", size=4, nudge_y = -0.005) + 
  geom_point(data = signif_pts0, aes(color=Allocation), size=5)+
  scale_color_manual(values = col_pal)+
  labs(title = "Compounded 30 Year Sharpe Ratio: \n Confidence Interval") +
  ylab("Lower Bound") +
  xlab("Allocation (Large Cap)") +
  theme(plot.title = element_text(hjust = 0.5, size =18),
        axis.text = element_text(size = 12),
        axis.title = element_text(size=15),
        legend.position = c(0.75, 0.25),
        legend.text = element_text(size=12),
        legend.title = element_text(size=15))



# 30 yr cmpd sharpe2
signif_pts0 = signif1_Total_Sharpe2_std
col_pal <- c(signif_pts0$Rank_Color)
ggplot(data = stats, aes(x = Total_Sharpe2_std, y = Total_Sharpe2)) + 
  geom_point() + 
  geom_label(data=signif_pts0[3,], aes(x = Total_Sharpe2_std, y = Total_Sharpe2, 
                                   label = paste0(
                                     "Mean: ", round(Total_Sharpe2, 4), "\n", 
                                     "SD: ", round(Total_Sharpe2_std, 4))),
             color = "darkgreen", size=4, nudge_x = 0.0003, nudge_y = -0.003) + 
  geom_point(data = signif_pts0, aes(color=Allocation), size=5)+
  scale_color_manual(values = col_pal)+
  labs(title = "Compounded 30 Year Sharpe Ratio: \n Mean vs. Standard Deviation") +
  ylab("Mean") +
  xlab("Standard Deviation") +
  theme(plot.title = element_text(hjust = 0.5, size =18),
        axis.text = element_text(size = 12),
        axis.title = element_text(size=15),
        legend.position = c(0.75, 0.75),
        legend.text = element_text(size=12),
        legend.title = element_text(size=15))


## ---- chunk 13
# 30 yr cmpd RRR
signif_pts0 = signif_Total_RRR_CI
col_pal <- c(signif_pts0$Rank_Color)
ggplot(data = stats2, aes(x = Spread_num, y = Total_RRR_CI)) + 
  geom_point() + 
  geom_label(data=signif_pts0[2,], aes(x = Spread_num, y = Total_RRR_CI, 
                                   label = paste0(
                                     "95% CI:", "\n", "[", round(Total_RRR_CI, 4), ", ", 
                                     round(Total_RRR_CI2, 4),"]")),
             color = "darkgreen", size=4, nudge_y = -0.002) + 
  geom_point(data = signif_pts0, aes(color=Allocation), size=5)+
  scale_color_manual(values = col_pal)+
  labs(title = "Compounded 30 Year Average Return Risk Reward Ratio: \n Confidence Interval")+
  ylab("Lower Bound") +
  xlab("Allocation (Large Cap)") +
  theme(plot.title = element_text(hjust = 0.5, size =18),
        axis.text = element_text(size = 12),
        axis.title = element_text(size=15),
        legend.position = c(0.75, 0.25),
        legend.text = element_text(size=12),
        legend.title = element_text(size=15))


# 30 yr cmpd RRR
signif_pts0 = signif1_Total_RRR_std
col_pal <- c(signif_pts0$Rank_Color)
ggplot(data = stats, aes(x = Total_RRR_std, y = Total_RRR)) + 
  geom_point() + 
  geom_label(data=signif_pts0[2,], aes(x = Total_RRR_std, y = Total_RRR, 
                                   label = paste0(
                                     "Mean: ", round(Total_RRR, 4), "\n", 
                                     "SD: ", round(Total_RRR_std, 4))),
             color = "darkgreen", size=4, nudge_y = 0.00005, nudge_x = 0.0007) + 
  geom_point(data = signif_pts0, aes(color=Allocation), size=5)+
  scale_color_manual(values = col_pal)+
  labs(title = "Compounded 30 Year Average Return Risk Reward Ratio: \n Mean vs. Standard Deviation") +
  ylab("Mean") +
  xlab("Standard Deviation") +
  theme(plot.title = element_text(hjust = 0.5, size =18),
        axis.text = element_text(size = 12),
        axis.title = element_text(size=15),
        legend.position = c(0.75, 0.5),
        legend.text = element_text(size=12),
        legend.title = element_text(size=15))
